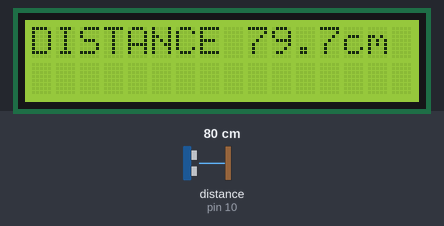
A sketch run on a simulated Arduino Uno, built with avr-gcc and run on an emulated ATmega328P. On the bench: 16×2 character LCD. Wiring (inferred from the names in the program): ultrasonic range finder: trigger pin 9; echo pin 10. Inputs (shaded band) come from the test bench; at power-on: distance to the obstacle (sensor on pin 10) 80 cm. The echo pulse lasts 58.3 µs per cm.

Above: at 1.2 s.
1.3 s: distance to the obstacle (sensor on pin 10) set to 2 cm
At 2.7 s:
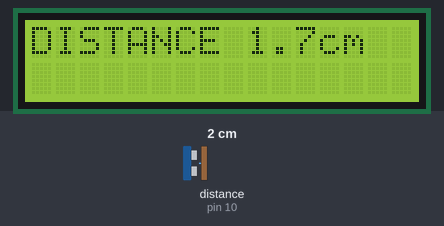
3.0 s: distance to the obstacle (sensor on pin 10) set to 299 cm
At 4.9 s:
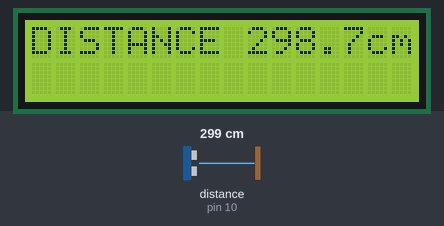
5.1 s: distance to the obstacle (sensor on pin 10) set to 4 cm
At 5.8 s:
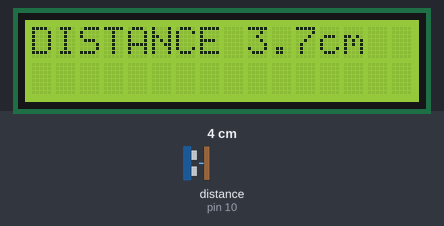
6.7 s: distance to the obstacle (sensor on pin 10) set to 120 cm
At 7.7 s:
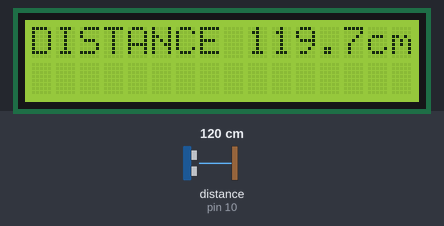
Timing chart, 0 to 9.7 s (numbered marks = the images above; inputs shaded):
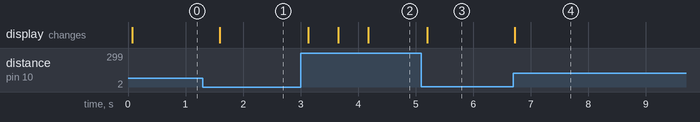

The sketch:

day-11.ino
```cpp
// Import standard parallel LCD library
#include <LiquidCrystal.h>

// HC-SR04 Ultrasonic Sensor Pins
const int trigPin = 9;
const int echoPin = 10;

// Initialize standard 16x2 LCD in 4-bit mode: (RS, E, D4, D5, D6, D7)
LiquidCrystal lcd(12, 11, 5, 4, 3, 2);

void setup() {
  lcd.begin(16, 2);
  pinMode(trigPin, OUTPUT);
  pinMode(echoPin, INPUT);
}

void loop() {
  // Send 10us ultrasonic trigger pulse
  digitalWrite(trigPin, LOW);
  delayMicroseconds(2);
  digitalWrite(trigPin, HIGH);
  delayMicroseconds(10);
  digitalWrite(trigPin, LOW);

  // Read echo pulse duration (30ms timeout)
  long echoTime = pulseIn(echoPin, HIGH, 30000);

  if (echoTime == 0) {
    lcd.clear();
    lcd.setCursor(0, 1);
    lcd.print("NO ECHO");
  } else {
    float distanceCM = echoTime * 0.0343 / 2.0;

    lcd.clear();
    lcd.setCursor(0, 0);
    lcd.print("DISTANCE");
    lcd.setCursor(9, 0);
    lcd.print(distanceCM, 1); // Display distance to 1 decimal place
    lcd.print("cm");
  }

  delay(500);
}
```

Measured:
- after the input at 1.3 s, the display: changes after 0.30 s (image 1)
- after the input at 3.0 s, the display: changes after 0.13 s (image 2)
- after the input at 5.1 s, the display: changes after 0.10 s (image 3)
- after the input at 6.7 s, the display: changes at once (image 4)
